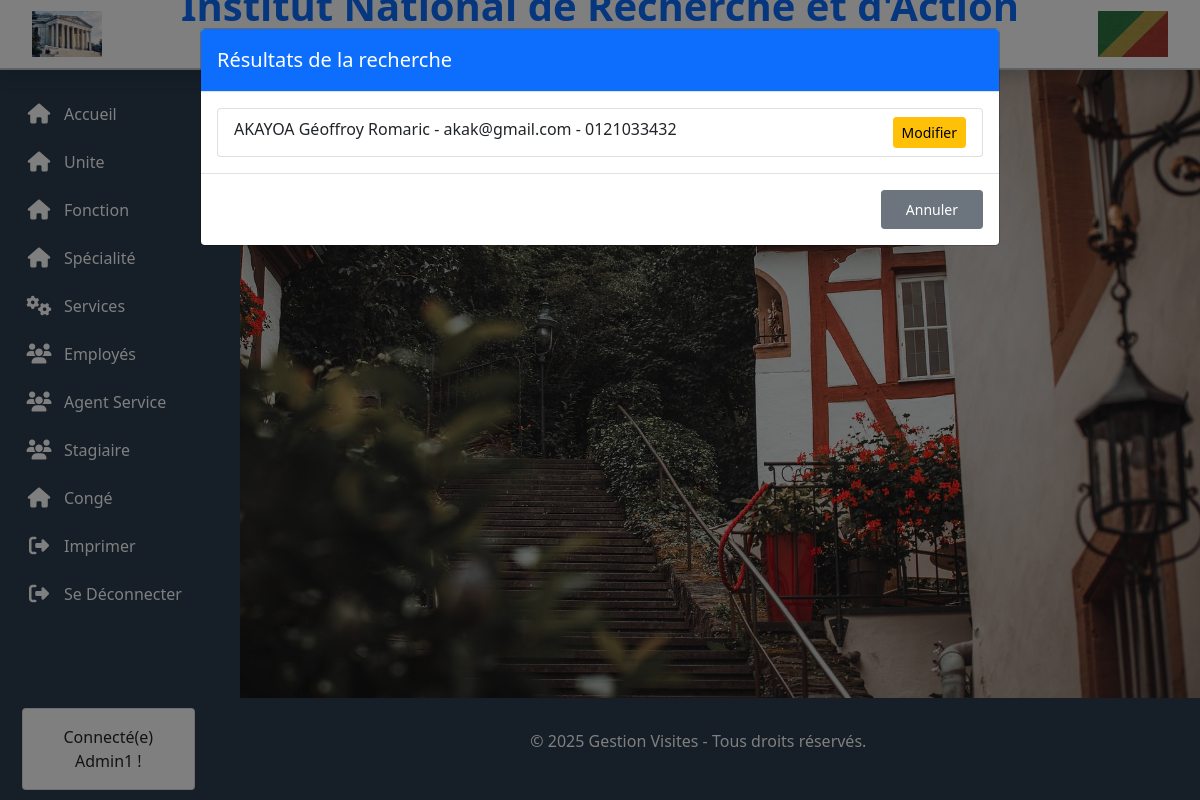
/Employee/recherche/ (signed in), run on the app's committed database.
### Employee/models.py (models this page shows, shortened)
class Employee(models.Model):
    username = models.CharField(max_length=150, unique=True, null=True, blank=True)
    password = models.CharField(max_length=128, null=True, blank=True)
    STATUS_CHOICES = [
        ('active', 'Actif'),
        ('retired', 'Retraité'),
    ]
    first_name = models.CharField(
        max_length=50,
        help_text="Prénom de l'agent"
    )
    last_name = models.CharField(
        max_length=50,
        help_text="Nom de l'agent"
    )
    date_of_birth = models.DateField(help_text="Date de naissance")
    place_of_birth = models.CharField(
        max_length=55,
        blank=True,
        null=True,
        help_text="Lieu de naissance"
    )
    start_date = models.DateField(
        verbose_name="Prise de service",
        help_text="Date de prise de service à l'INRAP"
    )
    retirement_date = models.DateField(
        verbose_name="Départ à la retraite",
        help_text="Date de départ à la retraite",
        blank=True,
        null=True
    )
    grade = models.CharField(max_length=50, help_text="Grade")
    echelon = models.CharField(
        max_length=10,
        blank=True,
        null=True,
        help_text="Échelon"
    )
    matricule = models.CharField(max_length=7, help_text="Matricule solde")
    specialty = models.ForeignKey(Specialite, on_delete=models.CASCADE)
    observation = models.TextField(
        blank=True,
        null=True,
        help_text="Observations éventuelles"
    )
    status = models.CharField(
        max_length=20,
        choices=STATUS_CHOICES,
          blank=True,
        null=True,
        default='active',
        help_text="Statut de l'agent"
    )
    sexe = models.CharField(
        max_length=20,
        choices=[('Masculin', 'Masculin'), ('Féminin', 'Féminin')]
    )
    image = models.ImageField(
        default="1.png",
        upload_to='employe/',
        blank=True,
        null=True
    )
    adresse = models.CharField(max_length=60, blank=True, null=True,)
    num_tel = models.CharField(
        max_length=15,
        unique=True,
        error_messages={"unique": "Ce numéro est déjà utilisé."}
    )
    email = models.EmailField(
        unique=True,
        error_messages={"unique": "Cet email est déjà utilisé."}
    )
    class Meta:
        verbose_name = "Employé"
        verbose_name_plural = "Employés"
        ordering = ['last_name', 'first_name']

### Employee/views.py (the view, shortened to what this page needs)
# urls.py: path('recherche/', views.employee_search, name='recherche'),  # Ajout de la route de recherche
def employee_search(request):
    username = get_username_from_session(request)
    if not username:
        return redirect('login')  # Redirige vers la page de connexion si pas de nom d'utilisateur dans la session
    query = request.GET.get('query', '')  # Recherche globale
    critere = request.GET.get('criteres', '')  # Critère de recherche sélectionné (username, first_name, email, etc.)
    employees = Employee.objects.all()
    date_debut = request.GET.get('date_debut', '')
    date_fin = request.GET.get('date_fin', '')
    if date_debut:
        employees = employees.filter(start_date__gte=date_debut)
    if date_fin:
        employees = employees.filter(retirement_date__lte=date_fin)
    if not employees:
        employees = None  # Pas d'employés trouvés
    return render(request, 'employee/search.html', {
        'employees': employees,
        'username': username,
        'query': query,
        'criteres': critere,
        'date_debut': date_debut,
        'date_fin': date_fin,
    })

### Employee/views.py (called while the page is built)
def get_username_from_session(request):
    username = request.session.get('username', None)
    if not username:
        return None  # Aucun nom d'utilisateur trouvé dans la session
    return username

### Employee/templates/Employee/search.html (shortened to what this page needs)
{% extends 'template_base.html' %}
{% block contenue %}
<div class="container mt-4">
    <div class="modal fade show" id="modalSearchResults" tabindex="-1" aria-labelledby="modalSearchResultsLabel" aria-hidden="true" style="display: block;">
        <div class="modal-dialog modal-lg">
            <div class="modal-content">
                <div class="modal-header bg-primary text-white">
                    <h5 class="modal-title" id="modalSearchResultsLabel">Résultats de la recherche</h5>
                </div>
                <div class="modal-body">
                    {% if employees %}
                        <ul class="list-group">
                            {% for employee in employees %}
                                <li class="list-group-item">
                                    {{ employee.last_name }} {{ employee.first_name }} - {{ employee.email }} - {{ employee.num_tel }}
                                    <a href="{% url 'Employee:update' employee.id %}" class="btn btn-warning btn-sm float-end ms-2">Modifier</a>
                                  </li>
                            {% endfor %}
                        </ul>
                    {% else %}
                        <p>Aucun employé trouvé pour "{{ query }}"</p>
                    {% endif %}
                </div>
                <div class="modal-footer">
                    <a href="{% url 'Employee:list' %}" class="btn btn-secondary px-4 py-2 btn-sm">Annuler</a>
                </div>
            </div>
        </div>
    </div>
</div>
{% endblock %}

### data on the page
Employee: last_name "AKAYOA", first_name "Géoffroy Romaric", email "akak@gmail.com", num_tel "0121033432"

### other printed values
{{ username }} "Admin1"
